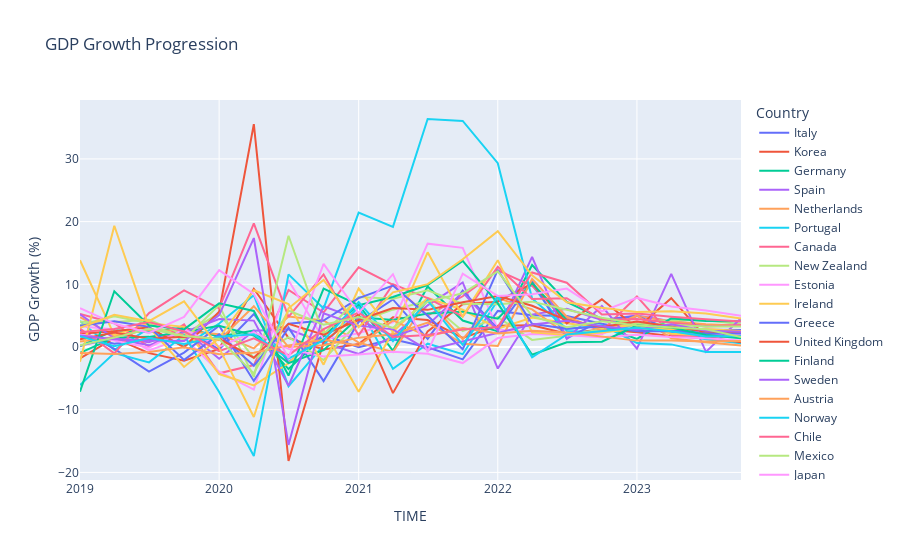

Notebook code cell kept with this figure:
### Markdown cell above
Removing empty "Flag Codes" and "Flags" columns and changed "TIME" column to datetime data type. The "TIME" column will be used to show the time progression of GDP growth in each country and understand its impact from COVID-19 pandemic.

### Code cell
display(px.line(gdp_growth_df, x='TIME', y='Value', color='Country', labels={'Value':'GDP Growth (%)'}, title='GDP Growth Progression'))

### Figure 1 — Plotly figure (JSON) as saved in the notebook; plotly's stock layout.template omitted (floating-point values rounded to 4 significant figures)
{"data": [{"hovertemplate": "Country=Italy<br>TIME=%{x}<br>GDP Growth (%)=%{y}<extra></extra>", "legendgroup": "Italy", "line": {"color": "#636efa", "dash": "solid"}, "marker": {"symbol": "circle"}, "mode": "lines", "name": "Italy", "orientation": "v", "showlegend": true, "type": "scatter", "x": ["2019-01-01T00:00:00", "2019-04-01T00:00:00", "2019-07-01T00:00:00", "2019-10-01T00:00:00", "2020-01-01T00:00:00", "2020-04-01T00:00:00", "2020-07-01T00:00:00", "2020-10-01T00:00:00", "2021-01-01T00:00:00", "2021-04-01T00:00:00", "2021-07-01T00:00:00", "2021-10-01T00:00:00", "2022-01-01T00:00:00", "2022-04-01T00:00:00", "2022-07-01T00:00:00", "2022-10-01T00:00:00", "2023-01-01T00:00:00", "2023-04-01T00:00:00", "2023-07-01T00:00:00", "2023-10-01T00:00:00"], "xaxis": "x", "y": [1.715, 0.5074, 1.196, 2.832, -0.3879, 5.271, -2.433, 1.921, -0.03955, 1.236, -0.04561, -1.964, 5.76, 5.055, 4.934, 3.698, 2.688, 2.542, 2.735, 2.734], "yaxis": "y"}, {"hovertemplate": "Country=Korea<br>TIME=%{x}<br>GDP Growth (%)=%{y}<extra></extra>", "legendgroup": "Korea", "line": {"color": "#EF553B", "dash": "solid"}, "marker": {"symbol": "circle"}, "mode": "lines", "name": "Korea", "orientation": "v", "showlegend": true, "type": "scatter", "x": ["2019-01-01T00:00:00", "2019-04-01T00:00:00", "2019-07-01T00:00:00", "2019-10-01T00:00:00", "2020-01-01T00:00:00", "2020-04-01T00:00:00", "2020-07-01T00:00:00", "2020-10-01T00:00:00", "2021-01-01T00:00:00", "2021-04-01T00:00:00", "2021-07-01T00:00:00", "2021-10-01T00:00:00", "2022-01-01T00:00:00", "2022-04-01T00:00:00", "2022-07-01T00:00:00", "2022-10-01T00:00:00", "2023-01-01T00:00:00", "2023-04-01T00:00:00", "2023-07-01T00:00:00", "2023-10-01T00:00:00"], "xaxis": "x", "y": [-1.816, 1.416, -0.9799, -2.175, -0.2899, 9.292, 1.465, -0.4066, 0.467, 4.748, 4.304, 1.461, 3.378, 3.476, 2.12, 2.826, 2.357, 1.771, 1.387, 2.442], "yaxis": "y"}, {"hovertemplate": "Country=Germany<br>TIME=%{x}<br>GDP Growth (%)=%{y}<extra></extra>", "legendgroup": "Germany", "line": {"color": "#00cc96", "dash": "solid"}, "marker": {"symbol": "circle"}, "mode": "lines", "name": "Germany", "orientation": "v", "showlegend": true, "type": "scatter", "x": ["2019-01-01T00:00:00", "2019-04-01T00:00:00", "2019-07-01T00:00:00", "2019-10-01T00:00:00", "2020-01-01T00:00:00", "2020-04-01T00:00:00", "2020-07-01T00:00:00", "2020-10-01T00:00:00", "2021-01-01T00:00:00", "2021-04-01T00:00:00", "2021-07-01T00:00:00", "2021-10-01T00:00:00", "2022-01-01T00:00:00", "2022-04-01T00:00:00", "2022-07-01T00:00:00", "2022-10-01T00:00:00", "2023-01-01T00:00:00", "2023-04-01T00:00:00", "2023-07-01T00:00:00", "2023-10-01T00:00:00"], "xaxis": "x", "y": [0.126, 2.683, 2.375, 3.084, 1.669, 2.624, -3.521, 1.725, 6.741, -0.6038, 9.65, 4.229, 2.494, 13.08, 7.185, 4.488, 3.599, 3.019, 2.553, 2.289], "yaxis": "y"}, {"hovertemplate": "Country=Spain<br>TIME=%{x}<br>GDP Growth (%)=%{y}<extra></extra>", "legendgroup": "Spain", "line": {"color": "#ab63fa", "dash": "solid"}, "marker": {"symbol": "circle"}, "mode": "lines", "name": "Spain", "orientation": "v", "showlegend": true, "type": "scatter", "x": ["2019-01-01T00:00:00", "2019-04-01T00:00:00", "2019-07-01T00:00:00", "2019-10-01T00:00:00", "2020-01-01T00:00:00", "2020-04-01T00:00:00", "2020-07-01T00:00:00", "2020-10-01T00:00:00", "2021-01-01T00:00:00", "2021-04-01T00:00:00", "2021-07-01T00:00:00", "2021-10-01T00:00:00", "2022-01-01T00:00:00", "2022-04-01T00:00:00", "2022-07-01T00:00:00", "2022-10-01T00:00:00", "2023-01-01T00:00:00", "2023-04-01T00:00:00", "2023-07-01T00:00:00", "2023-10-01T00:00:00"], "xaxis": "x", "y": [0.2093, 1.45, 0.7598, 2.768, -1.87, 2.608, 2.836, 0.6742, -1.108, 1.7, 6.645, 10.3, -3.43, 5.176, 6.083, 4.317, 5.009, 4.109, 3.529, 3.351], "yaxis": "y"}, {"hovertemplate": "Country=Netherlands<br>TIME=%{x}<br>GDP Growth (%)=%{y}<extra></extra>", "legendgroup": "Netherlands", "line": {"color": "#FFA15A", "dash": "solid"}, "marker": {"symbol": "circle"}, "mode": "lines", "name": "Netherlands", "orientation": "v", "showlegend": true, "type": "scatter", "x": ["2019-01-01T00:00:00", "2019-04-01T00:00:00", "2019-07-01T00:00:00", "2019-10-01T00:00:00", "2020-01-01T00:00:00", "2020-04-01T00:00:00", "2020-07-01T00:00:00", "2020-10-01T00:00:00", "2021-01-01T00:00:00", "2021-04-01T00:00:00", "2021-07-01T00:00:00", "2021-10-01T00:00:00", "2022-01-01T00:00:00", "2022-04-01T00:00:00", "2022-07-01T00:00:00", "2022-10-01T00:00:00", "2023-01-01T00:00:00", "2023-04-01T00:00:00", "2023-07-01T00:00:00", "2023-10-01T00:00:00"], "xaxis": "x", "y": [4.766, 1.818, 2.77, 2.567, 2.039, -0.2141, 4.856, 4.237, 0.704, -0.8028, 7.585, 1.243, 7.792, 5.998, 2.037, 2.134, 4.929, 4.054, 3.644, 3.383], "yaxis": "y"}, {"hovertemplate": "Country=Portugal<br>TIME=%{x}<br>GDP Growth (%)=%{y}<extra></extra>", "legendgroup": "Portugal", "line": {"color": "#19d3f3", "dash": "solid"}, "marker": {"symbol": "circle"}, "mode": "lines", "name": "Portugal", "orientation": "v", "showlegend": true, "type": "scatter", "x": ["2019-01-01T00:00:00", "2019-04-01T00:00:00", "2019-07-01T00:00:00", "2019-10-01T00:00:00", "2020-01-01T00:00:00", "2020-04-01T00:00:00", "2020-07-01T00:00:00", "2020-10-01T00:00:00", "2021-01-01T00:00:00", "2021-04-01T00:00:00", "2021-07-01T00:00:00", "2021-10-01T00:00:00", "2022-01-01T00:00:00", "2022-04-01T00:00:00", "2022-07-01T00:00:00", "2022-10-01T00:00:00", "2023-01-01T00:00:00", "2023-04-01T00:00:00", "2023-07-01T00:00:00", "2023-10-01T00:00:00"], "xaxis": "x", "y": [4.147, -0.4573, 2.974, 0.06239, 3.742, 8.272, -6.252, 0.3136, 6.456, -3.489, 0.5306, -1.141, 7.47, 9.889, 2.54, 2.295, 3.677, 2.273, 1.251, 0.5808], "yaxis": "y"}, {"hovertemplate": "Country=Canada<br>TIME=%{x}<br>GDP Growth (%)=%{y}<extra></extra>", "legendgroup": "Canada", "line": {"color": "#FF6692", "dash": "solid"}, "marker": {"symbol": "circle"}, "mode": "lines", "name": "Canada", "orientation": "v", "showlegend": true, "type": "scatter", "x": ["2019-01-01T00:00:00", "2019-04-01T00:00:00", "2019-07-01T00:00:00", "2019-10-01T00:00:00", "2020-01-01T00:00:00", "2020-04-01T00:00:00", "2020-07-01T00:00:00", "2020-10-01T00:00:00", "2021-01-01T00:00:00", "2021-04-01T00:00:00", "2021-07-01T00:00:00", "2021-10-01T00:00:00", "2022-01-01T00:00:00", "2022-04-01T00:00:00", "2022-07-01T00:00:00", "2022-10-01T00:00:00", "2023-01-01T00:00:00", "2023-04-01T00:00:00", "2023-07-01T00:00:00", "2023-10-01T00:00:00"], "xaxis": "x", "y": [5.285, 3.789, 0.01684, 3.616, -4.188, -2.882, 9.099, 5.509, 12.7, 9.916, 5.003, 8.095, 12.23, 9.776, 4.577, 2.566, 8.065, 1.914, 1.652, 1.624], "yaxis": "y"}, {"hovertemplate": "Country=New Zealand<br>TIME=%{x}<br>GDP Growth (%)=%{y}<extra></extra>", "legendgroup": "New Zealand", "line": {"color": "#B6E880", "dash": "solid"}, "marker": {"symbol": "circle"}, "mode": "lines", "name": "New Zealand", "orientation": "v", "showlegend": true, "type": "scatter", "x": ["2019-01-01T00:00:00", "2019-04-01T00:00:00", "2019-07-01T00:00:00", "2019-10-01T00:00:00", "2020-01-01T00:00:00", "2020-04-01T00:00:00", "2020-07-01T00:00:00", "2020-10-01T00:00:00", "2021-01-01T00:00:00", "2021-04-01T00:00:00", "2021-07-01T00:00:00", "2021-10-01T00:00:00", "2022-01-01T00:00:00", "2022-04-01T00:00:00", "2022-07-01T00:00:00", "2022-10-01T00:00:00", "2023-01-01T00:00:00", "2023-04-01T00:00:00", "2023-07-01T00:00:00", "2023-10-01T00:00:00"], "xaxis": "x", "y": [4.011, 3.993, 4.353, 1.993, 5.375, -1.786, 1.564, -2.078, 4.034, 5.955, 7.318, 2.529, 4.749, 1.138, 1.792, 2.887, 3.938, 4.268, 4.277, 3.625], "yaxis": "y"}, {"hovertemplate": "Country=Estonia<br>TIME=%{x}<br>GDP Growth (%)=%{y}<extra></extra>", "legendgroup": "Estonia", "line": {"color": "#FF97FF", "dash": "solid"}, "marker": {"symbol": "circle"}, "mode": "lines", "name": "Estonia", "orientation": "v", "showlegend": true, "type": "scatter", "x": ["2019-01-01T00:00:00", "2019-04-01T00:00:00", "2019-07-01T00:00:00", "2019-10-01T00:00:00", "2020-01-01T00:00:00", "2020-04-01T00:00:00", "2020-07-01T00:00:00", "2020-10-01T00:00:00", "2021-01-01T00:00:00", "2021-04-01T00:00:00", "2021-07-01T00:00:00", "2021-10-01T00:00:00", "2022-01-01T00:00:00", "2022-04-01T00:00:00", "2022-07-01T00:00:00", "2022-10-01T00:00:00", "2023-01-01T00:00:00", "2023-04-01T00:00:00", "2023-07-01T00:00:00", "2023-10-01T00:00:00"], "xaxis": "x", "y": [3.32, 2.802, -0.5444, 1.461, -3.945, -6.789, 10.65, 1.214, 2.195, 3.963, 16.48, 15.82, 2.768, 2.389, 2.081, 2.072, 4.099, 3.059, 1.976, 1.985], "yaxis": "y"}, {"hovertemplate": "Country=Ireland<br>TIME=%{x}<br>GDP Growth (%)=%{y}<extra></extra>", "legendgroup": "Ireland", "line": {"color": "#FECB52", "dash": "solid"}, "marker": {"symbol": "circle"}, "mode": "lines", "name": "Ireland", "orientation": "v", "showlegend": true, "type": "scatter", "x": ["2019-01-01T00:00:00", "2019-04-01T00:00:00", "2019-07-01T00:00:00", "2019-10-01T00:00:00", "2020-01-01T00:00:00", "2020-04-01T00:00:00", "2020-07-01T00:00:00", "2020-10-01T00:00:00", "2021-01-01T00:00:00", "2021-04-01T00:00:00", "2021-07-01T00:00:00", "2021-10-01T00:00:00", "2022-01-01T00:00:00", "2022-04-01T00:00:00", "2022-07-01T00:00:00", "2022-10-01T00:00:00", "2023-01-01T00:00:00", "2023-04-01T00:00:00", "2023-07-01T00:00:00", "2023-10-01T00:00:00"], "xaxis": "x", "y": [13.84, 1.867, 3.777, 3.214, -4.308, -6.115, -2.59, 2.743, -7.146, 2.41, 7.826, 5.939, 2.934, 4.689, 3.8, 3.09, 3.522, 2.133, 1.881, 1.504], "yaxis": "y"}, {"hovertemplate": "Country=Greece<br>TIME=%{x}<br>GDP Growth (%)=%{y}<extra></extra>", "legendgroup": "Greece", "line": {"color": "#636efa", "dash": "solid"}, "marker": {"symbol": "circle"}, "mode": "lines", "name": "Greece", "orientation": "v", "showlegend": true, "type": "scatter", "x": ["2019-01-01T00:00:00", "2019-04-01T00:00:00", "2019-07-01T00:00:00", "2019-10-01T00:00:00", "2020-01-01T00:00:00", "2020-04-01T00:00:00", "2020-07-01T00:00:00", "2020-10-01T00:00:00", "2021-01-01T00:00:00", "2021-04-01T00:00:00", "2021-07-01T00:00:00", "2021-10-01T00:00:00", "2022-01-01T00:00:00", "2022-04-01T00:00:00", "2022-07-01T00:00:00", "2022-10-01T00:00:00", "2023-01-01T00:00:00", "2023-04-01T00:00:00", "2023-07-01T00:00:00", "2023-10-01T00:00:00"], "xaxis": "x", "y": [2.717, -0.2953, -3.931, -0.8914, 3.411, -5.408, 3.081, -5.423, 4.024, 7.588, 1.311, 8.996, 2.883, 10.53, 1.37, 4.287, 4.961, 2.727, 2.189, 2.2], "yaxis": "y"}, {"hovertemplate": "Country=United Kingdom<br>TIME=%{x}<br>GDP Growth (%)=%{y}<extra></extra>", "legendgroup": "United Kingdom", "line": {"color": "#EF553B", "dash": "solid"}, "marker": {"symbol": "circle"}, "mode": "lines", "name": "United Kingdom", "orientation": "v", "showlegend": true, "type": "scatter", "x": ["2019-01-01T00:00:00", "2019-04-01T00:00:00", "2019-07-01T00:00:00", "2019-10-01T00:00:00", "2020-01-01T00:00:00", "2020-04-01T00:00:00", "2020-07-01T00:00:00", "2020-10-01T00:00:00", "2021-01-01T00:00:00", "2021-04-01T00:00:00", "2021-07-01T00:00:00", "2021-10-01T00:00:00", "2022-01-01T00:00:00", "2022-04-01T00:00:00", "2022-07-01T00:00:00", "2022-10-01T00:00:00", "2023-01-01T00:00:00", "2023-04-01T00:00:00", "2023-07-01T00:00:00", "2023-10-01T00:00:00"], "xaxis": "x", "y": [2.126, 2.523, 3.147, -0.04619, 5.626, 35.55, -18.18, 0.7915, 5.255, -7.355, 2.499, 6.821, 7.234, 10.14, 3.778, 7.606, 2.982, 7.796, 1.551, 0.7675], "yaxis": "y"}, {"hovertemplate": "Country=Finland<br>TIME=%{x}<br>GDP Growth (%)=%{y}<extra></extra>", "legendgroup": "Finland", "line": {"color": "#00cc96", "dash": "solid"}, "marker": {"symbol": "circle"}, "mode": "lines", "name": "Finland", "orientation": "v", "showlegend": true, "type": "scatter", "x": ["2019-01-01T00:00:00", "2019-04-01T00:00:00", "2019-07-01T00:00:00", "2019-10-01T00:00:00", "2020-01-01T00:00:00", "2020-04-01T00:00:00", "2020-07-01T00:00:00", "2020-10-01T00:00:00", "2021-01-01T00:00:00", "2021-04-01T00:00:00", "2021-07-01T00:00:00", "2021-10-01T00:00:00", "2022-01-01T00:00:00", "2022-04-01T00:00:00", "2022-07-01T00:00:00", "2022-10-01T00:00:00", "2023-01-01T00:00:00", "2023-04-01T00:00:00", "2023-07-01T00:00:00", "2023-10-01T00:00:00"], "xaxis": "x", "y": [-0.9275, 1.491, 1.618, 2.415, 3.38, 1.845, -2.578, -0.5102, 4.758, 4.299, 5.36, 5.643, 4.53, 10.19, 4.279, 3.296, 1.303, 4.568, 4.141, 4.126], "yaxis": "y"}, {"hovertemplate": "Country=Sweden<br>TIME=%{x}<br>GDP Growth (%)=%{y}<extra></extra>", "legendgroup": "Sweden", "line": {"color": "#ab63fa", "dash": "solid"}, "marker": {"symbol": "circle"}, "mode": "lines", "name": "Sweden", "orientation": "v", "showlegend": true, "type": "scatter", "x": ["2019-01-01T00:00:00", "2019-04-01T00:00:00", "2019-07-01T00:00:00", "2019-10-01T00:00:00", "2020-01-01T00:00:00", "2020-04-01T00:00:00", "2020-07-01T00:00:00", "2020-10-01T00:00:00", "2021-01-01T00:00:00", "2021-04-01T00:00:00", "2021-07-01T00:00:00", "2021-10-01T00:00:00", "2022-01-01T00:00:00", "2022-04-01T00:00:00", "2022-07-01T00:00:00", "2022-10-01T00:00:00", "2023-01-01T00:00:00", "2023-04-01T00:00:00", "2023-07-01T00:00:00", "2023-10-01T00:00:00"], "xaxis": "x", "y": [5.215, 1.387, 0.2688, 2.359, 4.478, 4.21, -6.174, 6.496, 4.405, 1.703, 3.48, 8.718, 2.636, 14.39, 1.324, 6.529, -0.2709, 11.66, -0.7768, 4.578], "yaxis": "y"}, {"hovertemplate": "Country=Austria<br>TIME=%{x}<br>GDP Growth (%)=%{y}<extra></extra>", "legendgroup": "Austria", "line": {"color": "#FFA15A", "dash": "solid"}, "marker": {"symbol": "circle"}, "mode": "lines", "name": "Austria", "orientation": "v", "showlegend": true, "type": "scatter", "x": ["2019-01-01T00:00:00", "2019-04-01T00:00:00", "2019-07-01T00:00:00", "2019-10-01T00:00:00", "2020-01-01T00:00:00", "2020-04-01T00:00:00", "2020-07-01T00:00:00", "2020-10-01T00:00:00", "2021-01-01T00:00:00", "2021-04-01T00:00:00", "2021-07-01T00:00:00", "2021-10-01T00:00:00", "2022-01-01T00:00:00", "2022-04-01T00:00:00", "2022-07-01T00:00:00", "2022-10-01T00:00:00", "2023-01-01T00:00:00", "2023-04-01T00:00:00", "2023-07-01T00:00:00", "2023-10-01T00:00:00"], "xaxis": "x", "y": [0.8906, 1.55, 2.878, 1.914, 1.091, 6.514, -0.01112, 0.2708, 1.496, 2.026, 3.89, 0.5028, 0.1604, 10.84, 4.839, 2.621, 5.059, 1.401, 0.7653, 0.2608], "yaxis": "y"}, {"hovertemplate": "Country=Norway<br>TIME=%{x}<br>GDP Growth (%)=%{y}<extra></extra>", "legendgroup": "Norway", "line": {"color": "#19d3f3", "dash": "solid"}, "marker": {"symbol": "circle"}, "mode": "lines", "name": "Norway", "orientation": "v", "showlegend": true, "type": "scatter", "x": ["2019-01-01T00:00:00", "2019-04-01T00:00:00", "2019-07-01T00:00:00", "2019-10-01T00:00:00", "2020-01-01T00:00:00", "2020-04-01T00:00:00", "2020-07-01T00:00:00", "2020-10-01T00:00:00", "2021-01-01T00:00:00", "2021-04-01T00:00:00", "2021-07-01T00:00:00", "2021-10-01T00:00:00", "2022-01-01T00:00:00", "2022-04-01T00:00:00", "2022-07-01T00:00:00", "2022-10-01T00:00:00", "2023-01-01T00:00:00", "2023-04-01T00:00:00", "2023-07-01T00:00:00", "2023-10-01T00:00:00"], "xaxis": "x", "y": [-6.066, -0.9531, -2.452, 1.878, -7.182, -17.39, 11.59, 6.162, 21.44, 19.16, 36.37, 36.05, 29.32, 7.726, 2.887, 3.483, 0.6266, 0.42, -0.788, -0.8071], "yaxis": "y"}, {"hovertemplate": "Country=Chile<br>TIME=%{x}<br>GDP Growth (%)=%{y}<extra></extra>", "legendgroup": "Chile", "line": {"color": "#FF6692", "dash": "solid"}, "marker": {"symbol": "circle"}, "mode": "lines", "name": "Chile", "orientation": "v", "showlegend": true, "type": "scatter", "x": ["2019-01-01T00:00:00", "2019-04-01T00:00:00", "2019-07-01T00:00:00", "2019-10-01T00:00:00", "2020-01-01T00:00:00", "2020-04-01T00:00:00", "2020-07-01T00:00:00", "2020-10-01T00:00:00", "2021-01-01T00:00:00", "2021-04-01T00:00:00", "2021-07-01T00:00:00", "2021-10-01T00:00:00", "2022-01-01T00:00:00", "2022-04-01T00:00:00", "2022-07-01T00:00:00", "2022-10-01T00:00:00", "2023-01-01T00:00:00", "2023-04-01T00:00:00", "2023-07-01T00:00:00", "2023-10-01T00:00:00"], "xaxis": "x", "y": [2.933, -1.017, 5.417, 9.031, 6.15, 19.73, 4.796, 11.58, 1.853, 10.03, 7.801, 4.882, 12.79, 7.646, 7.778, 4.343, 4.481, 3.933, 3.283, 3.522], "yaxis": "y"}, {"hovertemplate": "Country=Mexico<br>TIME=%{x}<br>GDP Growth (%)=%{y}<extra></extra>", "legendgroup": "Mexico", "line": {"color": "#B6E880", "dash": "solid"}, "marker": {"symbol": "circle"}, "mode": "lines", "name": "Mexico", "orientation": "v", "showlegend": true, "type": "scatter", "x": ["2019-01-01T00:00:00", "2019-04-01T00:00:00", "2019-07-01T00:00:00", "2019-10-01T00:00:00", "2020-01-01T00:00:00", "2020-04-01T00:00:00", "2020-07-01T00:00:00", "2020-10-01T00:00:00", "2021-01-01T00:00:00", "2021-04-01T00:00:00", "2021-07-01T00:00:00", "2021-10-01T00:00:00", "2022-01-01T00:00:00", "2022-04-01T00:00:00", "2022-07-01T00:00:00", "2022-10-01T00:00:00", "2023-01-01T00:00:00", "2023-04-01T00:00:00", "2023-07-01T00:00:00", "2023-10-01T00:00:00"], "xaxis": "x", "y": [3.5, 4.916, 3.794, 1.205, 6.679, -4.799, 17.75, 2.011, 7.966, 7.685, 9.045, 6.92, 6.841, 7.236, 5.958, 4.665, 3.713, 3.561, 3.275, 3.286], "yaxis": "y"}, {"hovertemplate": "Country=Japan<br>TIME=%{x}<br>GDP Growth (%)=%{y}<extra></extra>", "legendgroup": "Japan", "line": {"color": "#FF97FF", "dash": "solid"}, "marker": {"symbol": "circle"}, "mode": "lines", "name": "Japan", "orientation": "v", "showlegend": true, "type": "scatter", "x": ["2019-01-01T00:00:00", "2019-04-01T00:00:00", "2019-07-01T00:00:00", "2019-10-01T00:00:00", "2020-01-01T00:00:00", "2020-04-01T00:00:00", "2020-07-01T00:00:00", "2020-10-01T00:00:00", "2021-01-01T00:00:00", "2021-04-01T00:00:00", "2021-07-01T00:00:00", "2021-10-01T00:00:00", "2022-01-01T00:00:00", "2022-04-01T00:00:00", "2022-07-01T00:00:00", "2022-10-01T00:00:00", "2023-01-01T00:00:00", "2023-04-01T00:00:00", "2023-07-01T00:00:00", "2023-10-01T00:00:00"], "xaxis": "x", "y": [2.0, 1.049, -0.0986, 2.864, 0.05395, 2.363, -0.2963, -1.527, -1.184, -0.7472, -1.063, -2.559, 1.425, 2.09, 1.887, 1.577, 1.958, 1.596, 1.38, 1.041], "yaxis": "y"}, {"hovertemplate": "Country=Iceland<br>TIME=%{x}<br>GDP Growth (%)=%{y}<extra></extra>", "legendgroup": "Iceland", "line": {"color": "#FECB52", "dash": "solid"}, "marker": {"symbol": "circle"}, "mode": "lines", "name": "Iceland", "orientation": "v", "showlegend": true, "type": "scatter", "x": ["2019-01-01T00:00:00", "2019-04-01T00:00:00", "2019-07-01T00:00:00", "2019-10-01T00:00:00", "2020-01-01T00:00:00", "2020-04-01T00:00:00", "2020-07-01T00:00:00", "2020-10-01T00:00:00", "2021-01-01T00:00:00", "2021-04-01T00:00:00", "2021-07-01T00:00:00", "2021-10-01T00:00:00", "2022-01-01T00:00:00", "2022-04-01T00:00:00", "2022-07-01T00:00:00", "2022-10-01T00:00:00", "2023-01-01T00:00:00", "2023-04-01T00:00:00", "2023-07-01T00:00:00", "2023-10-01T00:00:00"], "xaxis": "x", "y": [-2.333, 19.35, 3.173, -3.184, 1.425, 9.056, 6.867, -2.82, 9.33, 2.393, 15.11, 4.882, 13.85, 2.335, 1.917, 2.306, 2.897, 2.825, 2.868, 2.554], "yaxis": "y"}, {"hovertemplate": "Country=Australia<br>TIME=%{x}<br>GDP Growth (%)=%{y}<extra></extra>", "legendgroup": "Australia", "line": {"color": "#636efa", "dash": "solid"}, "marker": {"symbol": "circle"}, "mode": "lines", "name": "Australia", "orientation": "v", "showlegend": true, "type": "scatter", "x": ["2019-01-01T00:00:00", "2019-04-01T00:00:00", "2019-07-01T00:00:00", "2019-10-01T00:00:00", "2020-01-01T00:00:00", "2020-04-01T00:00:00", "2020-07-01T00:00:00", "2020-10-01T00:00:00", "2021-01-01T00:00:00", "2021-04-01T00:00:00", "2021-07-01T00:00:00", "2021-10-01T00:00:00", "2022-01-01T00:00:00", "2022-04-01T00:00:00", "2022-07-01T00:00:00", "2022-10-01T00:00:00", "2023-01-01T00:00:00", "2023-04-01T00:00:00", "2023-07-01T00:00:00", "2023-10-01T00:00:00"], "xaxis": "x", "y": [3.378, 4.099, 3.216, -2.05, 2.023, -2.98, 3.719, 4.214, 7.792, 9.798, 4.987, -0.365, 12.29, 3.707, 2.917, 3.284, 2.505, 2.505, 2.102, 2.197], "yaxis": "y"}, {"hovertemplate": "Country=United States<br>TIME=%{x}<br>GDP Growth (%)=%{y}<extra></extra>", "legendgroup": "United States", "line": {"color": "#EF553B", "dash": "solid"}, "marker": {"symbol": "circle"}, "mode": "lines", "name": "United States", "orientation": "v", "showlegend": true, "type": "scatter", "x": ["2019-01-01T00:00:00", "2019-04-01T00:00:00", "2019-07-01T00:00:00", "2019-10-01T00:00:00", "2020-01-01T00:00:00", "2020-04-01T00:00:00", "2020-07-01T00:00:00", "2020-10-01T00:00:00", "2021-01-01T00:00:00", "2021-04-01T00:00:00", "2021-07-01T00:00:00", "2021-10-01T00:00:00", "2022-01-01T00:00:00", "2022-04-01T00:00:00", "2022-07-01T00:00:00", "2022-10-01T00:00:00", "2023-01-01T00:00:00", "2023-04-01T00:00:00", "2023-07-01T00:00:00", "2023-10-01T00:00:00"], "xaxis": "x", "y": [1.225, 2.309, 1.309, 1.65, 1.309, -1.708, 3.699, 1.947, 4.308, 6.232, 5.926, 7.143, 8.143, 6.586, 4.252, 3.189, 4.078, 3.281, 2.477, 2.425], "yaxis": "y"}, {"hovertemplate": "Country=Luxembourg<br>TIME=%{x}<br>GDP Growth (%)=%{y}<extra></extra>", "legendgroup": "Luxembourg", "line": {"color": "#00cc96", "dash": "solid"}, "marker": {"symbol": "circle"}, "mode": "lines", "name": "Luxembourg", "orientation": "v", "showlegend": true, "type": "scatter", "x": ["2019-01-01T00:00:00", "2019-04-01T00:00:00", "2019-07-01T00:00:00", "2019-10-01T00:00:00", "2020-01-01T00:00:00", "2020-04-01T00:00:00", "2020-07-01T00:00:00", "2020-10-01T00:00:00", "2021-01-01T00:00:00", "2021-04-01T00:00:00", "2021-07-01T00:00:00", "2021-10-01T00:00:00", "2022-01-01T00:00:00", "2022-04-01T00:00:00", "2022-07-01T00:00:00", "2022-10-01T00:00:00", "2023-01-01T00:00:00", "2023-04-01T00:00:00", "2023-07-01T00:00:00", "2023-10-01T00:00:00"], "xaxis": "x", "y": [-7.124, 8.886, 3.438, 2.808, 6.96, 5.759, -4.556, 9.309, 6.672, 7.985, 9.886, 13.73, 6.964, -1.238, 0.7624, 0.8374, 3.42, 3.123, 1.901, 1.416], "yaxis": "y"}, {"hovertemplate": "Country=France<br>TIME=%{x}<br>GDP Growth (%)=%{y}<extra></extra>", "legendgroup": "France", "line": {"color": "#ab63fa", "dash": "solid"}, "marker": {"symbol": "circle"}, "mode": "lines", "name": "France", "orientation": "v", "showlegend": true, "type": "scatter", "x": ["2019-01-01T00:00:00", "2019-04-01T00:00:00", "2019-07-01T00:00:00", "2019-10-01T00:00:00", "2020-01-01T00:00:00", "2020-04-01T00:00:00", "2020-07-01T00:00:00", "2020-10-01T00:00:00", "2021-01-01T00:00:00", "2021-04-01T00:00:00", "2021-07-01T00:00:00", "2021-10-01T00:00:00", "2022-01-01T00:00:00", "2022-04-01T00:00:00", "2022-07-01T00:00:00", "2022-10-01T00:00:00", "2023-01-01T00:00:00", "2023-04-01T00:00:00", "2023-07-01T00:00:00", "2023-10-01T00:00:00"], "xaxis": "x", "y": [1.826, 1.258, 1.056, 0.9605, 5.094, 17.38, -15.62, 5.387, 3.412, 2.818, -0.4603, 0.9122, 2.248, 3.587, 4.177, 3.303, 2.76, 3.645, 2.586, 2.419], "yaxis": "y"}, {"hovertemplate": "Country=Switzerland<br>TIME=%{x}<br>GDP Growth (%)=%{y}<extra></extra>", "legendgroup": "Switzerland", "line": {"color": "#FFA15A", "dash": "solid"}, "marker": {"symbol": "circle"}, "mode": "lines", "name": "Switzerland", "orientation": "v", "showlegend": true, "type": "scatter", "x": ["2019-01-01T00:00:00", "2019-04-01T00:00:00", "2019-07-01T00:00:00", "2019-10-01T00:00:00", "2020-01-01T00:00:00", "2020-04-01T00:00:00", "2020-07-01T00:00:00", "2020-10-01T00:00:00", "2021-01-01T00:00:00", "2021-04-01T00:00:00", "2021-07-01T00:00:00", "2021-10-01T00:00:00", "2022-01-01T00:00:00", "2022-04-01T00:00:00", "2022-07-01T00:00:00", "2022-10-01T00:00:00", "2023-01-01T00:00:00", "2023-04-01T00:00:00", "2023-07-01T00:00:00", "2023-10-01T00:00:00"], "xaxis": "x", "y": [-0.9436, -1.098, -0.803, -0.05034, -1.147, -0.9308, 0.2353, 1.164, 0.2117, 4.254, 1.67, 3.02, 2.167, 2.607, 2.319, 1.623, 1.021, 1.021, 0.8976, 0.9725], "yaxis": "y"}, {"hovertemplate": "Country=Israel<br>TIME=%{x}<br>GDP Growth (%)=%{y}<extra></extra>", "legendgroup": "Israel", "line": {"color": "#19d3f3", "dash": "solid"}, "marker": {"symbol": "circle"}, "mode": "lines", "name": "Israel", "orientation": "v", "showlegend": true, "type": "scatter", "x": ["2019-01-01T00:00:00", "2019-04-01T00:00:00", "2019-07-01T00:00:00", "2019-10-01T00:00:00", "2020-01-01T00:00:00", "2020-04-01T00:00:00", "2020-07-01T00:00:00", "2020-10-01T00:00:00", "2021-01-01T00:00:00", "2021-04-01T00:00:00", "2021-07-01T00:00:00", "2021-10-01T00:00:00", "2022-01-01T00:00:00", "2022-04-01T00:00:00", "2022-07-01T00:00:00", "2022-10-01T00:00:00", "2023-01-01T00:00:00", "2023-04-01T00:00:00", "2023-07-01T00:00:00", "2023-10-01T00:00:00"], "xaxis": "x", "y": [1.709, 0.1405, 1.435, 0.4912, 1.657, 2.019, -1.855, 1.099, 7.169, 0.9388, 7.457, 0.3383, 8.063, -1.645, 2.014, 2.503, 3.062, 2.512, 1.684, 1.749], "yaxis": "y"}, {"hovertemplate": "Country=Slovenia<br>TIME=%{x}<br>GDP Growth (%)=%{y}<extra></extra>", "legendgroup": "Slovenia", "line": {"color": "#FF6692", "dash": "solid"}, "marker": {"symbol": "circle"}, "mode": "lines", "name": "Slovenia", "orientation": "v", "showlegend": true, "type": "scatter", "x": ["2019-01-01T00:00:00", "2019-04-01T00:00:00", "2019-07-01T00:00:00", "2019-10-01T00:00:00", "2020-01-01T00:00:00", "2020-04-01T00:00:00", "2020-07-01T00:00:00", "2020-10-01T00:00:00", "2021-01-01T00:00:00", "2021-04-01T00:00:00", "2021-07-01T00:00:00", "2021-10-01T00:00:00", "2022-01-01T00:00:00", "2022-04-01T00:00:00", "2022-07-01T00:00:00", "2022-10-01T00:00:00", "2023-01-01T00:00:00", "2023-04-01T00:00:00", "2023-07-01T00:00:00", "2023-10-01T00:00:00"], "xaxis": "x", "y": [2.339, 2.872, 3.977, 2.485, -0.6536, 1.389, -1.309, 2.854, 5.518, 1.61, 1.929, 2.787, 3.173, 11.88, 10.25, 5.203, 5.364, 4.841, 4.433, 4.077], "yaxis": "y"}, {"hovertemplate": "Country=Belgium<br>TIME=%{x}<br>GDP Growth (%)=%{y}<extra></extra>", "legendgroup": "Belgium", "line": {"color": "#B6E880", "dash": "solid"}, "marker": {"symbol": "circle"}, "mode": "lines", "name": "Belgium", "orientation": "v", "showlegend": true, "type": "scatter", "x": ["2019-01-01T00:00:00", "2019-04-01T00:00:00", "2019-07-01T00:00:00", "2019-10-01T00:00:00", "2020-01-01T00:00:00", "2020-04-01T00:00:00", "2020-07-01T00:00:00", "2020-10-01T00:00:00", "2021-01-01T00:00:00", "2021-04-01T00:00:00", "2021-07-01T00:00:00", "2021-10-01T00:00:00", "2022-01-01T00:00:00", "2022-04-01T00:00:00", "2022-07-01T00:00:00", "2022-10-01T00:00:00", "2023-01-01T00:00:00", "2023-04-01T00:00:00", "2023-07-01T00:00:00", "2023-10-01T00:00:00"], "xaxis": "x", "y": [0.2649, 1.498, 2.902, 1.771, 1.274, -4.199, 5.814, 3.573, 4.793, 3.055, 7.24, 8.578, 12.05, 4.946, 3.17, 4.089, 3.419, 3.136, 2.84, 1.608], "yaxis": "y"}, {"hovertemplate": "Country=Hungary<br>TIME=%{x}<br>GDP Growth (%)=%{y}<extra></extra>", "legendgroup": "Hungary", "line": {"color": "#FF97FF", "dash": "solid"}, "marker": {"symbol": "circle"}, "mode": "lines", "name": "Hungary", "orientation": "v", "showlegend": true, "type": "scatter", "x": ["2019-01-01T00:00:00", "2019-04-01T00:00:00", "2019-07-01T00:00:00", "2019-10-01T00:00:00", "2020-01-01T00:00:00", "2020-04-01T00:00:00", "2020-07-01T00:00:00", "2020-10-01T00:00:00", "2021-01-01T00:00:00", "2021-04-01T00:00:00", "2021-07-01T00:00:00", "2021-10-01T00:00:00", "2022-01-01T00:00:00", "2022-04-01T00:00:00", "2022-07-01T00:00:00", "2022-10-01T00:00:00", "2023-01-01T00:00:00", "2023-04-01T00:00:00", "2023-07-01T00:00:00", "2023-10-01T00:00:00"], "xaxis": "x", "y": [6.181, 3.737, 2.254, 4.798, 12.25, 8.456, -1.744, 13.27, 5.425, 11.61, -0.791, 11.69, 8.13, 8.424, 9.323, 5.674, 7.83, 6.449, 5.809, 4.999], "yaxis": "y"}, {"hovertemplate": "Country=Colombia<br>TIME=%{x}<br>GDP Growth (%)=%{y}<extra></extra>", "legendgroup": "Colombia", "line": {"color": "#FECB52", "dash": "solid"}, "marker": {"symbol": "circle"}, "mode": "lines", "name": "Colombia", "orientation": "v", "showlegend": true, "type": "scatter", "x": ["2019-01-01T00:00:00", "2019-04-01T00:00:00", "2019-07-01T00:00:00", "2019-10-01T00:00:00", "2020-01-01T00:00:00", "2020-04-01T00:00:00", "2020-07-01T00:00:00", "2020-10-01T00:00:00", "2021-01-01T00:00:00", "2021-04-01T00:00:00", "2021-07-01T00:00:00", "2021-10-01T00:00:00", "2022-01-01T00:00:00", "2022-04-01T00:00:00", "2022-07-01T00:00:00", "2022-10-01T00:00:00", "2023-01-01T00:00:00", "2023-04-01T00:00:00", "2023-07-01T00:00:00", "2023-10-01T00:00:00"], "xaxis": "x", "y": [3.066, 5.145, 4.123, 7.272, -0.144, -11.15, 6.181, 10.7, 3.141, 8.725, 10.03, 13.99, 18.48, 11.43, 7.13, 6.272, 5.596, 5.711, 5.345, 4.53], "yaxis": "y"}], "layout": {"legend": {"title": {"text": "Country"}, "tracegroupgap": 0}, "title": {"text": "GDP Growth Progression"}, "xaxis": {"anchor": "y", "domain": [0, 1], "title": {"text": "TIME"}}, "yaxis": {"anchor": "x", "domain": [0, 1], "title": {"text": "GDP Growth (%)"}}}}
